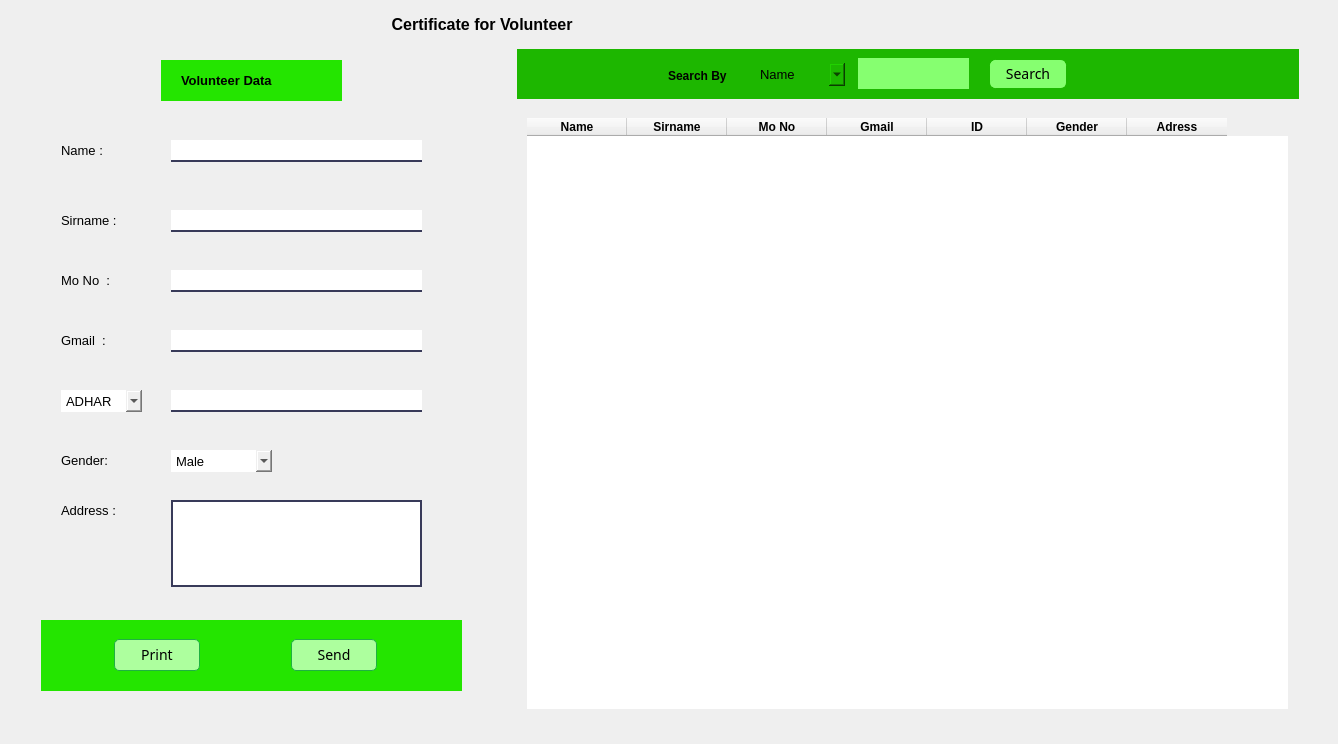
             <widget class="QWidget" name="certificate">
              <attribute name="title">
               <string>Certificate</string>
              </attribute>
              <widget class="QLabel" name="label_59">
               <property name="geometry">
                <rect>
                 <x>10</x>
                 <y>9</y>
                 <width>1319</width>
                 <height>30</height>
                </rect>
               </property>
               <property name="maximumSize">
                <size>
                 <width>16777215</width>
                 <height>30</height>
                </size>
               </property>
               <property name="font">
                <font>
                 <pointsize>12</pointsize>
                 <weight>75</weight>
                 <bold>true</bold>
                </font>
               </property>
               <property name="styleSheet">
                <string notr="true">align-items: center;</string>
               </property>
               <property name="text">
                <string>                                                                                      Certificate for Volunteer</string>
               </property>
              </widget>
              <widget class="QWidget" name="widget_33" native="true">
               <property name="geometry">
                <rect>
                 <x>10</x>
                 <y>40</y>
                 <width>1319</width>
                 <height>695</height>
                </rect>
               </property>
               <property name="styleSheet">
                <string notr="true">border:none;</string>
               </property>
               <layout class="QHBoxLayout" name="horizontalLayout_16">
                <item>
                 <widget class="QWidget" name="widget_38" native="true">
                  <property name="maximumSize">
                   <size>
                    <width>450</width>
                    <height>16777215</height>
                   </size>
                  </property>
                  <property name="styleSheet">
                   <string notr="true">background:#86FF70;
/*margin-top:40px;</string>
                  </property>
                  <widget class="QLabel" name="label_60">
                   <property name="geometry">
                    <rect>
                     <x>130</x>
                     <y>20</y>
                     <width>181</width>
                     <height>41</height>
                    </rect>
                   </property>
                   <property name="styleSheet">
                    <string notr="true">background:#24E500;</string>
                   </property>
                   <property name="text">
                    <string/>
                   </property>
                  </widget>
                  <widget class="QLabel" name="label_61">
                   <property name="geometry">
                    <rect>
                     <x>150</x>
                     <y>30</y>
                     <width>131</width>
                     <height>20</height>
                    </rect>
                   </property>
                   <property name="font">
                    <font>
                     <pointsize>10</pointsize>
                     <weight>75</weight>
                     <bold>true</bold>
                    </font>
                   </property>
                   <property name="styleSheet">
                    <string notr="true">background:none;</string>
                   </property>
                   <property name="text">
                    <string>Volunteer Data</string>
                   </property>
                  </widget>
                  <widget class="QLineEdit" name="getName_vol_c">
                   <property name="geometry">
                    <rect>
                     <x>140</x>
                     <y>100</y>
                     <width>251</width>
                     <height>22</height>
                    </rect>
                   </property>
                   <property name="font">
                    <font>
                     <pointsize>10</pointsize>
                    </font>
                   </property>
                   <property name="styleSheet">
                    <string notr="true">border-radius:0;
border-bottom: 2px solid #383a59;
border-color:#383a59;</string>
                   </property>
                  </widget>
                  <widget class="QLabel" name="label_62">
                   <property name="geometry">
                    <rect>
                     <x>30</x>
                     <y>100</y>
                     <width>71</width>
                     <height>21</height>
                    </rect>
                   </property>
                   <property name="font">
                    <font>
                     <pointsize>10</pointsize>
                    </font>
                   </property>
                   <property name="text">
                    <string>Name :</string>
                   </property>
                  </widget>
                  <widget class="QLabel" name="label_63">
                   <property name="geometry">
                    <rect>
                     <x>30</x>
                     <y>170</y>
                     <width>71</width>
                     <height>21</height>
                    </rect>
                   </property>
                   <property name="font">
                    <font>
                     <pointsize>10</pointsize>
                    </font>
                   </property>
                   <property name="text">
                    <string>Sirname :</string>
                   </property>
                  </widget>
                  <widget class="QLineEdit" name="getSirname_vol_c">
                   <property name="geometry">
                    <rect>
                     <x>140</x>
                     <y>170</y>
                     <width>251</width>
                     <height>22</height>
                    </rect>
                   </property>
                   <property name="font">
                    <font>
                     <pointsize>10</pointsize>
                    </font>
                   </property>
                   <property name="styleSheet">
                    <string notr="true">border-radius:0;
border-bottom: 2px solid #383a59;
border-color:#383a59;</string>
                   </property>
                  </widget>
                  <widget class="QLabel" name="label_64">
                   <property name="geometry">
                    <rect>
                     <x>30</x>
                     <y>230</y>
                     <width>71</width>
                     <height>21</height>
                    </rect>
                   </property>
                   <property name="font">
                    <font>
                     <pointsize>10</pointsize>
                    </font>
                   </property>
                   <property name="text">
                    <string>Mo No  :</string>
                   </property>
                  </widget>
                  <widget class="QLineEdit" name="getMobile_vol_c">
                   <property name="geometry">
                    <rect>
                     <x>140</x>
                     <y>230</y>
                     <width>251</width>
                     <height>22</height>
                    </rect>
                   </property>
                   <property name="font">
                    <font>
                     <pointsize>10</pointsize>
                    </font>
                   </property>
                   <property name="styleSheet">
                    <string notr="true">border-radius:0;
border-bottom: 2px solid #383a59;
border-color:#383a59;</string>
                   </property>
                  </widget>
                  <widget class="QLineEdit" name="getID_vol_c">
                   <property name="geometry">
                    <rect>
                     <x>140</x>
                     <y>350</y>
                     <width>251</width>
                     <height>22</height>
                    </rect>
                   </property>
                   <property name="font">
                    <font>
                     <pointsize>10</pointsize>
                    </font>
                   </property>
                   <property name="styleSheet">
                    <string notr="true">border-radius:0;
border-bottom: 2px solid #383a59;
border-color:#383a59;</string>
                   </property>
                  </widget>
                  <widget class="QLabel" name="label_65">
                   <property name="geometry">
                    <rect>
                     <x>30</x>
                     <y>410</y>
                     <width>91</width>
                     <height>21</height>
                    </rect>
                   </property>
                   <property name="font">
                    <font>
                     <pointsize>10</pointsize>
                    </font>
                   </property>
                   <property name="text">
                    <string>Gender:</string>
                   </property>
                  </widget>
                  <widget class="QTextEdit" name="getAdress_vol_c">
                   <property name="geometry">
                    <rect>
                     <x>140</x>
                     <y>460</y>
                     <width>251</width>
                     <height>87</height>
                    </rect>
                   </property>
                   <property name="font">
                    <font>
                     <pointsize>10</pointsize>
                    </font>
                   </property>
                   <property name="styleSheet">
                    <string notr="true">border: 2px solid #383a59;
border-color:#383a59;</string>
                   </property>
                   <property name="html">
                    <string>&lt;!DOCTYPE HTML PUBLIC &quot;-//W3C//DTD HTML 4.0//EN&quot; &quot;http://www.w3.org/TR/REC-html40/strict.dtd&quot;&gt;
&lt;html&gt;&lt;head&gt;&lt;meta name=&quot;qrichtext&quot; content=&quot;1&quot; /&gt;&lt;style type=&quot;text/css&quot;&gt;
p, li { white-space: pre-wrap; }
&lt;/style&gt;&lt;/head&gt;&lt;body style=&quot; font-family:'MS Shell Dlg 2'; font-size:10pt; font-weight:400; font-style:normal;&quot;&gt;
&lt;p style=&quot;-qt-paragraph-type:empty; margin-top:0px; margin-bottom:0px; margin-left:0px; margin-right:0px; -qt-block-indent:0; text-indent:0px;&quot;&gt;&lt;br /&gt;&lt;/p&gt;&lt;/body&gt;&lt;/html&gt;</string>
                   </property>
                  </widget>
                  <widget class="QLabel" name="label_66">
                   <property name="geometry">
                    <rect>
                     <x>30</x>
                     <y>460</y>
                     <width>91</width>
                     <height>21</height>
                    </rect>
                   </property>
                   <property name="font">
                    <font>
                     <pointsize>10</pointsize>
                    </font>
                   </property>
                   <property name="text">
                    <string>Address :</string>
                   </property>
                  </widget>
                  <widget class="QComboBox" name="Gender_vol_c">
                   <property name="geometry">
                    <rect>
                     <x>140</x>
                     <y>410</y>
                     <width>101</width>
                     <height>22</height>
                    </rect>
                   </property>
                   <property name="font">
                    <font>
                     <pointsize>10</pointsize>
                     <weight>50</weight>
                     <bold>false</bold>
                    </font>
                   </property>
                   <item>
                    <property name="text">
                     <string>Male</string>
                    </property>
                   </item>
                   <item>
                    <property name="text">
                     <string>Female</string>
                    </property>
                   </item>
                   <item>
                    <property name="text">
                     <string>Other</string>
                    </property>
                   </item>
                  </widget>
                  <widget class="QComboBox" name="Gender_14">
                   <property name="geometry">
                    <rect>
                     <x>30</x>
                     <y>350</y>
                     <width>81</width>
                     <height>22</height>
                    </rect>
                   </property>
                   <property name="font">
                    <font>
                     <pointsize>10</pointsize>
                     <weight>50</weight>
                     <bold>false</bold>
                    </font>
                   </property>
                   <item>
                    <property name="text">
                     <string>ADHAR</string>
                    </property>
                   </item>
                   <item>
                    <property name="text">
                     <string>PAN</string>
                    </property>
                   </item>
                   <item>
                    <property name="text">
                     <string>VOTER ID</string>
                    </property>
                   </item>
                  </widget>
                  <widget class="QWidget" name="widget_39" native="true">
                   <property name="geometry">
                    <rect>
                     <x>10</x>
                     <y>580</y>
                     <width>421</width>
                     <height>71</height>
                    </rect>
                   </property>
                   <property name="maximumSize">
                    <size>
                     <width>16777215</width>
                     <height>80</height>
                    </size>
                   </property>
                   <property name="styleSheet">
                    <string notr="true">background-color:#24E500;</string>
                   </property>
                   <layout class="QHBoxLayout" name="horizontalLayout_18">
                    <item>
                     <widget class="QPushButton" name="print_btn">
                      <property name="maximumSize">
                       <size>
                        <width>100</width>
                        <height>16777215</height>
                       </size>
                      </property>
                      <property name="font">
                       <font>
                        <family>13</family>
                        <pointsize>-1</pointsize>
                        <weight>50</weight>
                        <italic>false</italic>
                        <bold>false</bold>
                       </font>
                      </property>
                      <property name="styleSheet">
                       <string notr="true">QPushButton#print_btn{
background-color:#ADFF9E;
border-radius : 5px;
height:30px;
font:14px bold;
border:1px solid #1fb141;
margin:2px;
margin-right:12px
}

QPushButton#print_btn:hover{
background-color:transparent;
border:3px solid #1fb141;
color:black;
}</string>
                      </property>
                      <property name="text">
                       <string>Print</string>
                      </property>
                     </widget>
                    </item>
                    <item>
                     <widget class="QPushButton" name="send_btn">
                      <property name="maximumSize">
                       <size>
                        <width>100</width>
                        <height>16777215</height>
                       </size>
                      </property>
                      <property name="styleSheet">
                       <string notr="true">QPushButton#send_btn{
background-color:#ADFF9E;
border-radius : 5px;
height:30px;
font:14px bold;
border:1px solid #1fb141;
margin:2px;
margin-right:12px
}

QPushButton#send_btn:hover{
background-color:transparent;
border:3px solid #1fb141;
color:black;
}</string>
                      </property>
                      <property name="text">
                       <string>Send</string>
                      </property>
                     </widget>
                    </item>
                   </layout>
                  </widget>
                  <widget class="QLabel" name="label_67">
                   <property name="geometry">
                    <rect>
                     <x>30</x>
                     <y>290</y>
                     <width>71</width>
                     <height>21</height>
                    </rect>
                   </property>
                   <property name="font">
                    <font>
                     <pointsize>10</pointsize>
                    </font>
                   </property>
                   <property name="text">
                    <string>Gmail  :</string>
                   </property>
                  </widget>
                  <widget class="QLineEdit" name="getGmail_vol_c">
                   <property name="geometry">
                    <rect>
                     <x>140</x>
                     <y>290</y>
                     <width>251</width>
                     <height>22</height>
                    </rect>
                   </property>
                   <property name="font">
                    <font>
                     <pointsize>10</pointsize>
                    </font>
                   </property>
                   <property name="styleSheet">
                    <string notr="true">border-radius:0;
border-bottom: 2px solid #383a59;
border-color:#383a59;</string>
                   </property>
                  </widget>
                 </widget>
                </item>
                <item>
                 <widget class="QWidget" name="widget_40" native="true">
                  <property name="maximumSize">
                   <size>
                    <width>800</width>
                    <height>16777215</height>
                   </size>
                  </property>
                  <property name="styleSheet">
                   <string notr="true">background:#86FF70;
/*margin-top:40px;</string>
                  </property>
                  <layout class="QVBoxLayout" name="verticalLayout_10">
                   <item>
                    <widget class="QWidget" name="widget_41" native="true">
                     <property name="minimumSize">
                      <size>
                       <width>0</width>
                       <height>40</height>
                      </size>
                     </property>
                     <property name="maximumSize">
                      <size>
                       <width>16777215</width>
                       <height>50</height>
                      </size>
                     </property>
                     <property name="styleSheet">
                      <string notr="true">background-color:#1DB700;</string>
                     </property>
                     <layout class="QHBoxLayout" name="horizontalLayout_19">
                      <item>
                       <widget class="QWidget" name="widget_42" native="true">
                        <property name="minimumSize">
                         <size>
                          <width>0</width>
                          <height>60</height>
                         </size>
                        </property>
                        <property name="maximumSize">
                         <size>
                          <width>500</width>
                          <height>16777215</height>
                         </size>
                        </property>
                        <widget class="QLabel" name="label_68">
                         <property name="geometry">
                          <rect>
                           <x>10</x>
                           <y>10</y>
                           <width>141</width>
                           <height>16</height>
                          </rect>
                         </property>
                         <property name="font">
                          <font>
                           <pointsize>9</pointsize>
                           <weight>75</weight>
                           <bold>true</bold>
                          </font>
                         </property>
                         <property name="styleSheet">
                          <string notr="true">color:black;</string>
                         </property>
                         <property name="text">
                          <string>Search By</string>
                         </property>
                        </widget>
                        <widget class="QLineEdit" name="SearchRoll_in_5">
                         <property name="geometry">
                          <rect>
                           <x>200</x>
                           <y>0</y>
                           <width>111</width>
                           <height>31</height>
                          </rect>
                         </property>
                         <property name="minimumSize">
                          <size>
                           <width>0</width>
                           <height>20</height>
                          </size>
                         </property>
                         <property name="font">
                          <font>
                           <pointsize>10</pointsize>
                          </font>
                         </property>
                         <property name="styleSheet">
                          <string notr="true">background-color:#86FF70;
padding-left : 3px;
padding-right : 3px;
</string>
                         </property>
                         <property name="text">
                          <string/>
                         </property>
                        </widget>
                        <widget class="QPushButton" name="search_btn_5">
                         <property name="geometry">
                          <rect>
                           <x>330</x>
                           <y>0</y>
                           <width>80</width>
                           <height>32</height>
                          </rect>
                         </property>
                         <property name="minimumSize">
                          <size>
                           <width>80</width>
                           <height>0</height>
                          </size>
                         </property>
                         <property name="maximumSize">
                          <size>
                           <width>60</width>
                           <height>40</height>
                          </size>
                         </property>
                         <property name="font">
                          <font>
                           <family>13</family>
                           <pointsize>-1</pointsize>
                           <weight>50</weight>
                           <italic>false</italic>
                           <bold>false</bold>
                          </font>
                         </property>
                         <property name="styleSheet">
                          <string notr="true">QPushButton#search_btn_5{
background-color:#86FF70;
border-radius : 5px;
height:30px;
font:14px bold;
border:1px solid #86FF70;
margin:2px;
}

QPushButton#search_btn_5:hover{
background-color:transparent;
border:3px solid #86FF70;
color:white;
}</string>
                         </property>
                         <property name="text">
                          <string>Search</string>
                         </property>
                        </widget>
                        <widget class="QComboBox" name="Gender_15">
                         <property name="geometry">
                          <rect>
                           <x>100</x>
                           <y>1</y>
                           <width>91</width>
                           <height>31</height>
                          </rect>
                         </property>
                         <property name="font">
                          <font>
                           <pointsize>10</pointsize>
                           <weight>50</weight>
                           <bold>false</bold>
                          </font>
                         </property>
                         <property name="styleSheet">
                          <string notr="true">margin:2px;</string>
                         </property>
                         <item>
                          <property name="text">
                           <string>Name</string>
                          </property>
                         </item>
                         <item>
                          <property name="text">
                           <string>Sirname</string>
                          </property>
                         </item>
                         <item>
                          <property name="text">
                           <string>ID</string>
                          </property>
                         </item>
                        </widget>
                       </widget>
                      </item>
                     </layout>
                    </widget>
                   </item>
                   <item>
                    <widget class="QWidget" name="widget_43" native="true">
                     <property name="styleSheet">
                      <string notr="true"/>
                     </property>
                     <widget class="QTableWidget" name="tableWidget_vol_c">
                      <property name="geometry">
                       <rect>
                        <x>10</x>
                        <y>13</y>
                        <width>761</width>
                        <height>591</height>
                       </rect>
                      </property>
                      <property name="font">
                       <font>
                        <weight>50</weight>
                        <bold>false</bold>
                       </font>
                      </property>
                      <property name="styleSheet">
                       <string notr="true">
background-color:;</string>
                      </property>
                      <property name="rowCount">
                       <number>0</number>
                      </property>
                      <column>
                       <property name="text">
                        <string>Name</string>
                       </property>
                       <property name="font">
                        <font>
                         <weight>75</weight>
                         <bold>true</bold>
                        </font>
                       </property>
                      </column>
                      <column>
                       <property name="text">
                        <string>Sirname</string>
                       </property>
                       <property name="font">
                        <font>
                         <weight>75</weight>
                         <bold>true</bold>
                        </font>
                       </property>
                      </column>
                      <column>
                       <property name="text">
                        <string>Mo No</string>
                       </property>
                       <property name="font">
                        <font>
                         <weight>75</weight>
                         <bold>true</bold>
                        </font>
                       </property>
                      </column>
                      <column>
                       <property name="text">
                        <string>Gmail</string>
                       </property>
                       <property name="font">
                        <font>
                         <weight>75</weight>
                         <bold>true</bold>
                        </font>
                       </property>
                      </column>
                      <column>
                       <property name="text">
                        <string>ID</string>
                       </property>
                       <property name="font">
                        <font>
                         <weight>75</weight>
                         <bold>true</bold>
                        </font>
                       </property>
                      </column>
                      <column>
                       <property name="text">
                        <string>Gender</string>
                       </property>
                       <property name="font">
                        <font>
                         <weight>75</weight>
                         <bold>true</bold>
                        </font>
                       </property>
                      </column>
                      <column>
                       <property name="text">
                        <string>Adress</string>
                       </property>
                       <property name="font">
                        <font>
                         <weight>75</weight>
                         <bold>true</bold>
                        </font>
                       </property>
                      </column>
                     </widget>
                    </widget>
                   </item>
                  </layout>
                 </widget>
                </item>
               </layout>
              </widget>
             </widget>
